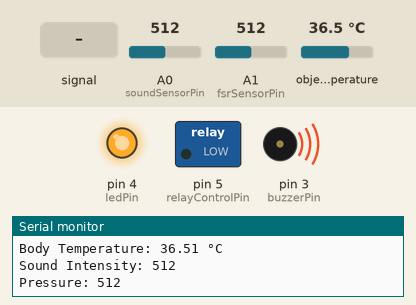
Simulated run of this sketch. Board: Arduino Uno, built with avr-gcc and run on an emulated ATmega328P. On the bench: switched loads named in the sketch (green lamp = pin HIGH), output pins drawn as LEDs (lit = HIGH), buzzer (waves = sounding, pin HIGH), the last lines printed to the serial monitor. The test bench sets the inputs (shaded band); at power-on: object temperature 36.5 °C, A0 (soundSensorPin) = 512, A1 (fsrSensorPin) = 512.

Above: at 3.8 s.
3.9 s: A0 (soundSensorPin) fed a 200 Hz sine of ±460 counts around its level
At 11.4 s:
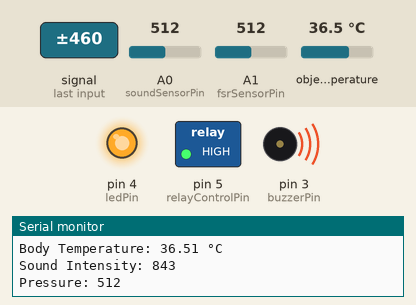
11.6 s: object temperature set to 20 °C
At 16.3 s:
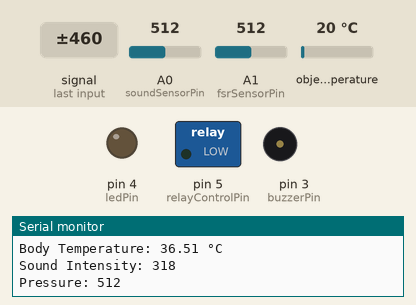
17.5 s: object temperature set to 35.5 °C
25.2 s: object temperature set to 36.3 °C
32.5 s: A0 (soundSensorPin) set to 408
37.2 s: A0 (soundSensorPin) set to 390
At 40.4 s:
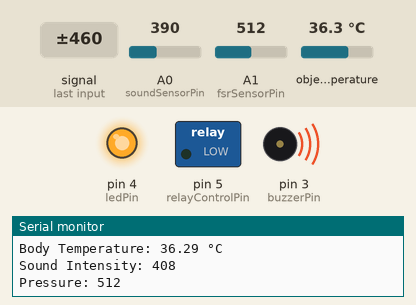
Timing chart, 0 to 43.5 s (numbered marks = the images above; inputs shaded):
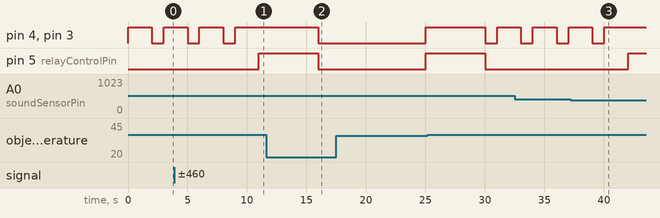

The sketch:

intrusion_detection_and_prevention_code.ino
```cpp
#include <Wire.h>
#include <Adafruit_MLX90614.h>

/* Constants for animal classification thresholds
  const float monkeyTempThreshold = 37.5;   // Body temperature threshold for monkey (in Celsius)
  const float cowTempThreshold = 38.5;      // Body temperature threshold for cow (in Celsius)
  const float buffaloTempThreshold = 39.0;  // Body temperature threshold for buffalo (in Celsius)
  const float elephantTempThreshold = 39.5; // Body temperature threshold for elephant (in Celsius)
*/

//body temperature

const float elephantMinTemp = 40.0;
const float elephantMaxTemp = 45.0;
const float monkeyMinTemp = 36.0;
const float monkeyMaxTemp = 38.5;
const float cowMinTemp = 40.0;
const float cowMaxTemp = 42.0;
const float buffaloMinTemp = 40.0;
const float buffaloMaxTemp = 43.0;
const float nilgaiMinTemp = 37.5; //data taken manually from me
const float nilgaiMaxTemp = 40.0; //data taken manually from me

//sound intensity

const int elephantMinSound = 80;
const int elephantMaxSound = 100;
const int monkeyMinSound = 20;
const int monkeyMaxSound = 45;
const int cowMinSound = 50;
const int cowMaxSound = 70;
const int buffaloMinSound = 55;
const int buffaloMaxSound = 75;
const int nilgaiMinSound = 300; //data taken manually from me
const int nilgaiMaxSound = 400; //data taken manually from me

 //pressure exerted

const float elephantMinforce = 150.0;
const float elephantMaxforce = 150.0;
const float monkeyMinforce = 20.0;
const float monkeyMaxforce = 50.0;
const float cowMinforce = 150.0;
const float cowMaxforce = 80.0;
const float buffaloMinforce = 150.0;
const float buffaloMaxforce = 100.0;
const float nilgaiMinforce = 1.0; //data taken manually from me
const float nilgaiMaxforce = 5.0; //data taken manually from me

// Pin definitions for the sensors and actuators
const int mlxSensorAddress = 0x5A;    // I2C address of MLX90614 sensor
const int soundSensorPin = A0;        // Analog pin for sound sensor
const int fsrSensorPin = A1;          // Analog pin for FSR sensor
const int relayControlPin = 5;        // Digital pin for relay control
const int buzzerPin = 3;              // Digital pin for buzzer control
const int ledPin = 4;                 // Digital pin for LED control

Adafruit_MLX90614 mlx = Adafruit_MLX90614();

void setup() {
  Serial.begin(9600);
  mlx.begin();
  pinMode(soundSensorPin, INPUT);
  pinMode(fsrSensorPin, INPUT);
  pinMode(relayControlPin, OUTPUT);
  pinMode(buzzerPin, OUTPUT);
  pinMode(ledPin, OUTPUT);
}

void loop() {
  // Read sensor values
  float temp = mlx.readObjectTempC();
  int sound = analogRead(soundSensorPin);
  int force = analogRead(fsrSensorPin);

  // Animal classification based on temperature threshold
   if (temp >= elephantMinTemp && temp <= elephantMaxTemp) {
    digitalWrite(buzzerPin, HIGH);
    digitalWrite(ledPin, HIGH);
    delay(2000);
  } else if (temp >= monkeyMinTemp && temp <= monkeyMaxTemp) {
     digitalWrite(buzzerPin, HIGH);
    digitalWrite(ledPin, HIGH);
    delay(2000);
  } else if (temp >= cowMinTemp && temp <= cowMaxTemp) {
     digitalWrite(buzzerPin, HIGH);
    digitalWrite(ledPin, HIGH);
    delay(2000);
  } else if (temp >= buffaloMinTemp && temp <= buffaloMaxTemp) {
    digitalWrite(buzzerPin, HIGH);
    digitalWrite(ledPin, HIGH);
    delay(2000);
  } else if (temp >= nilgaiMinTemp && temp <= nilgaiMaxTemp) {
    digitalWrite(buzzerPin, HIGH);
    digitalWrite(ledPin, HIGH);
    delay(1000);
    digitalWrite(ledPin, HIGH);
    delay(1000);
    digitalWrite(ledPin, HIGH);
    digitalWrite(relayControlPin, HIGH); // Activate the relay for the pump
  } else {
    // No animal detected
    digitalWrite(buzzerPin, LOW);
    digitalWrite(ledPin, LOW);
    digitalWrite(relayControlPin, LOW); // Deactivate the relay for the pump
  }

   //Animal classification based on sound threshold

   if(sound >= elephantMinSound && sound <= elephantMaxSound){
    digitalWrite(buzzerPin, HIGH);
    digitalWrite(ledPin, HIGH);
   }
   else if(sound >= monkeyMinSound && sound <= monkeyMaxSound){
    digitalWrite(buzzerPin, HIGH);
    digitalWrite(ledPin, HIGH);
   }else if(sound >= cowMinSound && sound <= cowMaxSound){
    digitalWrite(buzzerPin, HIGH);
    digitalWrite(ledPin, HIGH);
   }else if(sound >= buffaloMinSound && sound <= buffaloMaxSound){
    digitalWrite(buzzerPin, HIGH);
    digitalWrite(ledPin, HIGH);
   }else if(sound >= nilgaiMinSound && sound <= nilgaiMaxSound){
    digitalWrite(buzzerPin, HIGH);
    digitalWrite(ledPin, HIGH);
    digitalWrite(relayControlPin, HIGH);
    delay(5000);
   }else {
    // No animal detected
    digitalWrite(buzzerPin, LOW);
    digitalWrite(ledPin, LOW);
    digitalWrite(relayControlPin, LOW); // Deactivate the relay for the pump
  }

   //Animal classification based on force threshold

   if(force >= elephantMinforce && force <= elephantMaxforce ){
    digitalWrite(buzzerPin, HIGH);
    digitalWrite(ledPin, HIGH);

   }else if(force >= monkeyMinforce && force <= monkeyMaxforce){
    digitalWrite(buzzerPin, HIGH);
    digitalWrite(ledPin, HIGH);
   }else if(force >= cowMinforce && force <= cowMaxforce){
    digitalWrite(buzzerPin, HIGH);
    digitalWrite(ledPin, HIGH);
   }else if(force >= buffaloMinforce && force <= buffaloMaxforce){
    digitalWrite(buzzerPin, HIGH);
    digitalWrite(ledPin, HIGH);
   }else if(force >= nilgaiMinforce && force <= nilgaiMaxforce){
    digitalWrite(buzzerPin, HIGH);
    digitalWrite(ledPin, HIGH);
    digitalWrite(relayControlPin, HIGH);
    delay(5000);
   }else {
    // No animal detected
    digitalWrite(buzzerPin, LOW);
    digitalWrite(ledPin, LOW);
    digitalWrite(relayControlPin, LOW); // Deactivate the relay for the pump
  }

 /* if (bodyTemp >= monkeyMinTemp && bodyTemp <= monkeyMaxTemp ) {
    // Monkey detected
    digitalWrite(buzzerPin, HIGH);
    digitalWrite(ledPin, HIGH);
    digitalWrite(relayControlPin, HIGH); // Activate the relay for the pump
  } else if (bodyTemp > cowTempThreshold) {
    // Cow detected
    digitalWrite(buzzerPin, HIGH);
    digitalWrite(ledPin, HIGH);
    digitalWrite(relayControlPin, HIGH); // Activate the relay for the pump
  } else if (bodyTemp > buffaloTempThreshold) {
    // Buffalo detected
    digitalWrite(buzzerPin, HIGH);
    digitalWrite(ledPin, HIGH);
    digitalWrite(relayControlPin, HIGH); // Activate the relay for the pump
  } else if (bodyTemp > elephantTempThreshold) {
    // Elephant detected
    digitalWrite(buzzerPin, HIGH);
    digitalWrite(ledPin, HIGH);
    digitalWrite(relayControlPin, HIGH); // Activate the relay for the pump
  } else {
    // No animal detected
    digitalWrite(buzzerPin, LOW);
    digitalWrite(ledPin, LOW);
    digitalWrite(relayControlPin, LOW); // Deactivate the relay for the pump
  }
  */
  // Print sensor values
  Serial.print("Body Temperature: ");
  Serial.print(temp);
  Serial.println(" °C");
  Serial.print("Sound Intensity: ");
  Serial.println(sound);
  Serial.print("Pressure: ");
  Serial.println(force);

  delay(1000);
}
```

Measured:
- the behaviour switches between 401 and 400 on A0 (soundSensorPin) (found by bisection; images 2 and 3)
- after the input at 3.9 s, pin 5 (relayControlPin): LOW → HIGH after 7.1 s
- after the input at 11.6 s, pin 4 (ledPin), pin 3 (buzzerPin): goes on until 16.0 s, then stays LOW
- after the input at 37.2 s, pin 4 (ledPin), pin 3 (buzzerPin): goes on until 40.0 s, then stays HIGH; pin 5 (relayControlPin): LOW → HIGH after 4.8 s
- by itself, pin 4 (ledPin), pin 3 (buzzerPin): alternates HIGH for 2.0 s and LOW for 1.0 s
